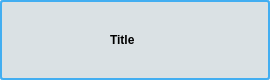
<?xml version="1.0" encoding="UTF-8"?>
<ui version="4.0">
 <class>FileTile</class>
 <widget class="QWidget" name="FileTile">
  <property name="geometry">
   <rect>
    <x>0</x>
    <y>0</y>
    <width>270</width>
    <height>80</height>
   </rect>
  </property>
  <property name="windowTitle">
   <string>Form</string>
  </property>
  <property name="styleSheet">
   <string notr="true"/>
  </property>
  <layout class="QHBoxLayout" name="horizontalLayout" stretch="0">
   <property name="margin">
    <number>0</number>
   </property>
   <item>
    <widget class="QFrame" name="background">
     <property name="styleSheet">
      <string notr="true">#background {
background-color: rgb(135, 166, 185, 50);
border-style: solid;
border-width: 2px;
border-color: rgb(66,174,241);
border-radius: 3px;
}</string>
     </property>
     <property name="frameShape">
      <enum>QFrame::StyledPanel</enum>
     </property>
     <property name="frameShadow">
      <enum>QFrame::Plain</enum>
     </property>
     <property name="lineWidth">
      <number>2</number>
     </property>
     <layout class="QHBoxLayout" name="horizontalLayout_2" stretch="0,1">
      <property name="margin">
       <number>6</number>
      </property>
      <item>
       <widget class="QLabel" name="thumbnail">
        <property name="minimumSize">
         <size>
          <width>96</width>
          <height>64</height>
         </size>
        </property>
        <property name="maximumSize">
         <size>
          <width>96</width>
          <height>64</height>
         </size>
        </property>
        <property name="styleSheet">
         <string notr="true"/>
        </property>
        <property name="text">
         <string/>
        </property>
        <property name="textFormat">
         <enum>Qt::AutoText</enum>
        </property>
        <property name="pixmap">
         <pixmap resource="resources.qrc">:/tk-multi-workfiles/thumb_empty.png</pixmap>
        </property>
        <property name="alignment">
         <set>Qt::AlignCenter</set>
        </property>
       </widget>
      </item>
      <item>
       <layout class="QVBoxLayout" name="verticalLayout" stretch="1,0,1">
        <property name="spacing">
         <number>2</number>
        </property>
        <item>
         <spacer name="verticalSpacer_2">
          <property name="orientation">
           <enum>Qt::Vertical</enum>
          </property>
          <property name="sizeHint" stdset="0">
           <size>
            <width>20</width>
            <height>0</height>
           </size>
          </property>
         </spacer>
        </item>
        <item>
         <widget class="QLabel" name="label">
          <property name="text">
           <string>&lt;b&gt;Title&lt;/b&gt;</string>
          </property>
         </widget>
        </item>
        <item>
         <spacer name="verticalSpacer">
          <property name="orientation">
           <enum>Qt::Vertical</enum>
          </property>
          <property name="sizeHint" stdset="0">
           <size>
            <width>20</width>
            <height>0</height>
           </size>
          </property>
         </spacer>
        </item>
       </layout>
      </item>
     </layout>
    </widget>
   </item>
  </layout>
 </widget>
 <resources>
  <include location="resources.qrc"/>
 </resources>
 <connections/>
</ui>
